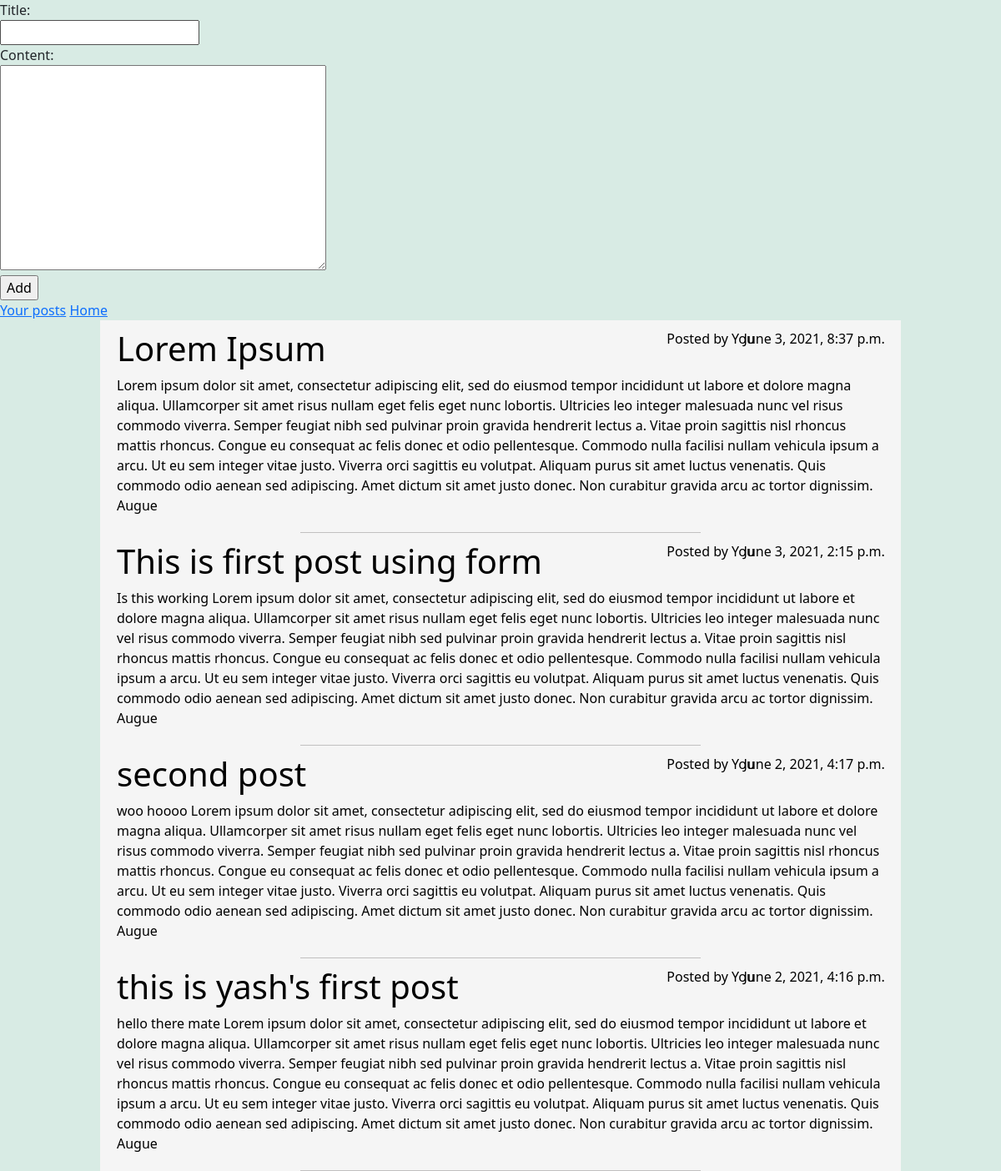
Before: / (signed in) with the older database file.
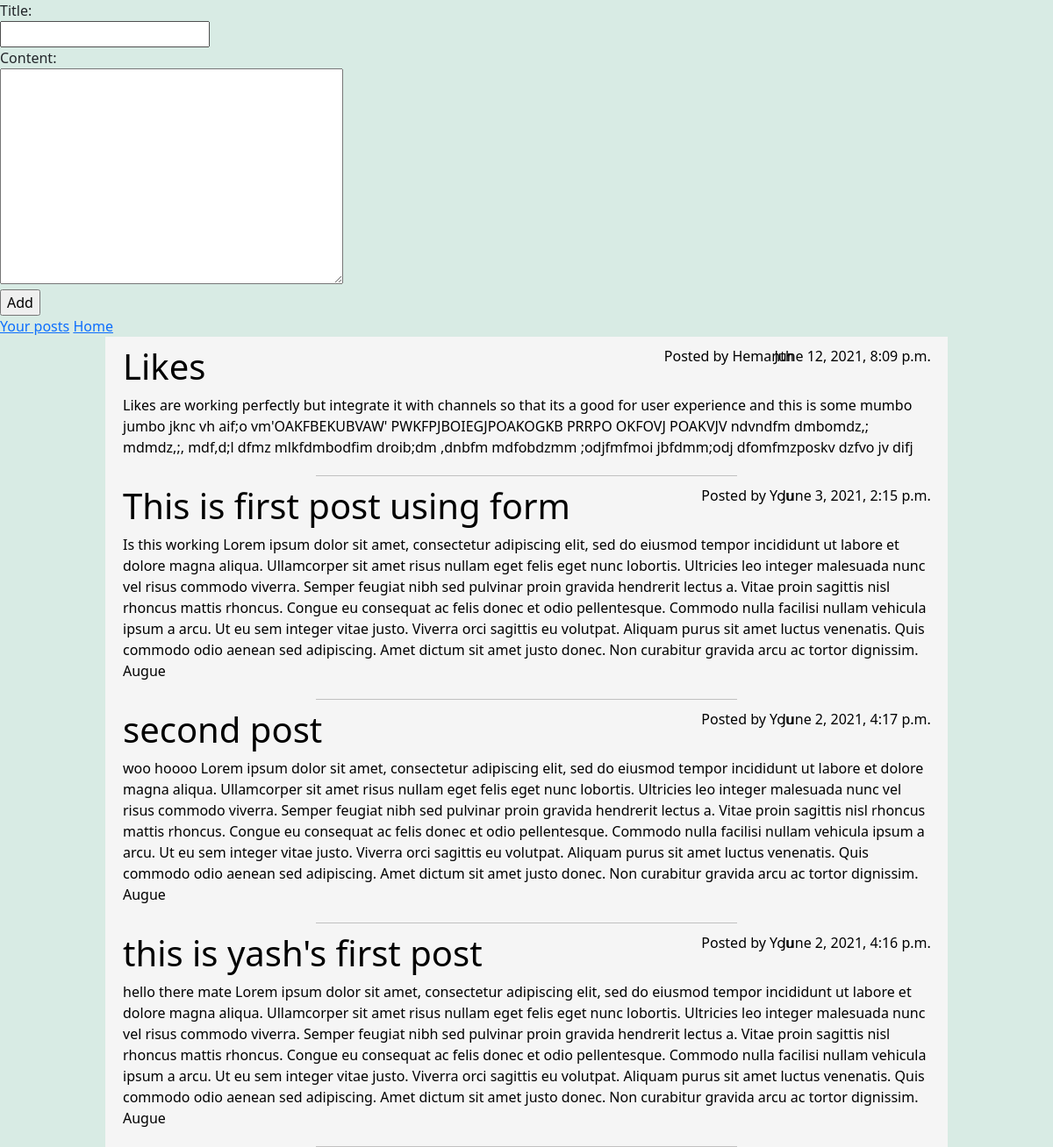
After: the same page with the newer database file.
### post/models.py (models this page shows, shortened)
class Post(models.Model):
    title = models.CharField(max_length = 100)
    content = models.TextField()
    date_posted = models.DateTimeField(default = timezone.now)
    author = models.ForeignKey(User, on_delete = models.CASCADE, related_name="posts")
    liked_users = models.ManyToManyField(User, related_name="liked_posts")

### post/views.py (the view)
# urls.py: path("", views.index, name="index"),
@login_required(login_url="users:login")
def index(request):
    posts =  Post.objects.all().order_by("-date_posted")
    form = PostForm()
    return render(request, "post/index.html", {
        "posts" : posts,
        "message": "No posts yet!. Be the first one to post!!",
        "index": True,
        "form" : form
    })

### post/forms.py
class PostForm(ModelForm):
    class Meta:
        model = Post
        fields = ['title', 'content']

### post/templates/post/index.html (shortened to what this page needs)
{% extends "post/layout.html" %}
{% block body %}
    {% if index %}
        <form add="{% url 'post:add_post' %}" method="POST">
            {{form}}
            <input type="submit" value="Add">
        </form>
        <a href="{% url 'post:my_posts' %}">Your posts</a>
        <a href="{% url 'users:index' %}">Home</a>
    {% else %}
        <a href="{% url 'post:index' %}">All Posts</a>
    {% endif %}
    <div class="post-container">
        {% for post in posts %}
            <a href="{% url 'post:view_post' post.id %}" class="post_link">
                <div class="post">
                    <h1 class="title"> {{ post.title }} </h1>
                    <div class="author"> Posted by
                        {% if request.user == post.author %}
                            You
                        {% else %}
                            {{ post.author.first_name}}
                        {% endif %}
                    </div>
                    <div class="date"> {{ post.date_posted }} </div>
                    <div class="content"> {{ post.content }} </div>
                </div>
            </a>
            <hr style="width:50%; margin: auto; color:rgb(37, 32, 32);">
        {% empty %}
            <div class="empty">
                <h1> {{message}}</h1>
                <a href="{% url 'post:add_post' %}">Add post</a>
            </div>
        {% endfor %}
    </div>
{% endblock %}

Changed rows visible on the page:
removed Post: title "Lorem Ipsum", shows "You", date_posted "June 3, 2021, 8:37 p.m.", content "Lorem ipsum dolor sit amet, consectetur adipiscing elit, sed do eiusmod tempor incididunt ut labore et dolore magna aliqua. Ullamcorper sit amet risus nullam eget felis eget nunc lobortis. Ultricies leo integer malesuada nunc vel risus commodo viverra. Semper feugiat nibh sed pulvinar proin gravida hendrerit lectus a. Vitae proin sagittis nisl rhoncus mattis rhoncus. Congue eu consequat ac felis donec et odio pellentesque. Commodo nulla facilisi nullam vehicula ipsum a arcu. Ut eu sem integer vitae justo. Viverra orci sagittis eu volutpat. Aliquam purus sit amet luctus venenatis. Quis commodo odio aenean sed adipiscing. Amet dictum sit amet justo donec. Non curabitur gravida arcu ac tortor…"
added Post: title "Likes", author.first_name "Hemanth", date_posted "June 12, 2021, 8:09 p.m.", content "Likes are working perfectly but integrate it with channels so that its a good for user experience and this is some mumbo jumbo jknc vh aif;o vm'OAKFBEKUBVAW' PWKFPJBOIEGJPOAKOGKB PRRPO OKFOVJ POAKVJV ndvndfm dmbomdz,; mdmdz,;, mdf,d;l dfmz mlkfdmbodfim droib;dm ,dnbfm mdfobdzmm ;odjfmfmoi jbfdmm;odj dfomfmzposkv dzfvo jv difj"
